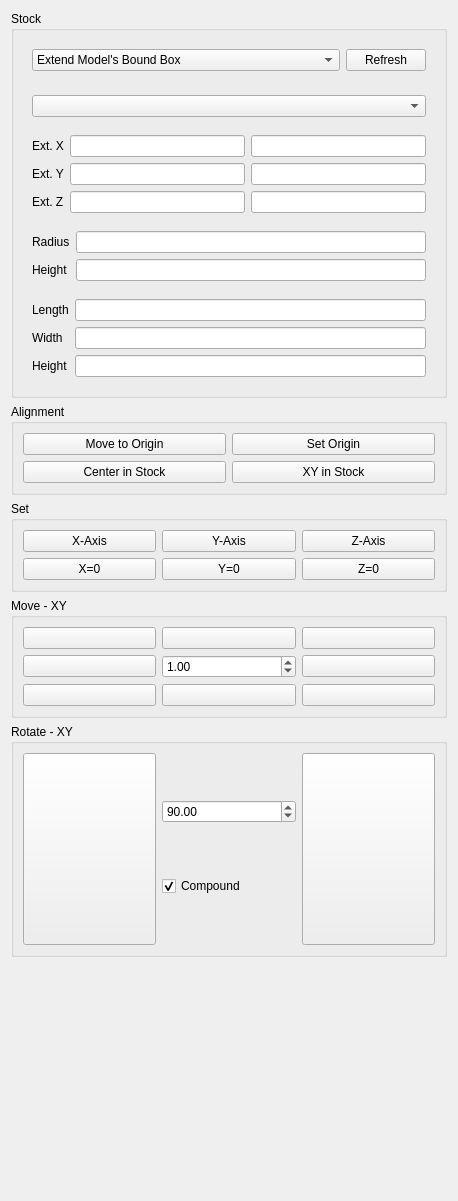
      <widget class="QWidget" name="page_3">
       <property name="geometry">
        <rect>
         <x>0</x>
         <y>0</y>
         <width>458</width>
         <height>1201</height>
        </rect>
       </property>
       <attribute name="label">
        <string>Layout</string>
       </attribute>
       <layout class="QVBoxLayout" name="verticalLayout_9">
        <item>
         <widget class="QGroupBox" name="stockGroup">
          <property name="title">
           <string>Stock</string>
          </property>
          <layout class="QVBoxLayout" name="verticalLayout_5">
           <property name="spacing">
            <number>0</number>
           </property>
           <item>
            <widget class="QWidget" name="widget_2" native="true">
             <layout class="QHBoxLayout" name="horizontalLayout_5">
              <item>
               <widget class="QComboBox" name="stock">
                <property name="sizePolicy">
                 <sizepolicy hsizetype="MinimumExpanding" vsizetype="Fixed">
                  <horstretch>0</horstretch>
                  <verstretch>0</verstretch>
                 </sizepolicy>
                </property>
                <property name="currentIndex">
                 <number>2</number>
                </property>
                <item>
                 <property name="text">
                  <string>Create Box</string>
                 </property>
                </item>
                <item>
                 <property name="text">
                  <string>Create Cylinder</string>
                 </property>
                </item>
                <item>
                 <property name="text">
                  <string>Extend Model's Bound Box</string>
                 </property>
                </item>
                <item>
                 <property name="text">
                  <string>Use Existing Solid</string>
                 </property>
                </item>
               </widget>
              </item>
              <item>
               <widget class="QPushButton" name="refreshStock">
                <property name="text">
                 <string>Refresh</string>
                </property>
               </widget>
              </item>
             </layout>
            </widget>
           </item>
           <item>
            <spacer name="horizontalSpacer">
             <property name="orientation">
              <enum>Qt::Horizontal</enum>
             </property>
             <property name="sizeHint" stdset="0">
              <size>
               <width>40</width>
               <height>6</height>
              </size>
             </property>
            </spacer>
           </item>
           <item>
            <widget class="QFrame" name="stockFromExisting">
             <layout class="QGridLayout" name="gridLayout_8">
              <item row="0" column="1">
               <widget class="QComboBox" name="stockExisting"/>
              </item>
             </layout>
            </widget>
           </item>
           <item>
            <widget class="QFrame" name="stockFromBase">
             <layout class="QGridLayout" name="gridLayout_9">
              <item row="1" column="3">
               <widget class="Gui::InputField" name="stockExtYpos"/>
              </item>
              <item row="0" column="1">
               <widget class="QLabel" name="stockExtXLabel">
                <property name="text">
                 <string>Ext. X</string>
                </property>
               </widget>
              </item>
              <item row="0" column="3">
               <widget class="Gui::InputField" name="stockExtXpos">
                <property name="sizePolicy">
                 <sizepolicy hsizetype="Expanding" vsizetype="Fixed">
                  <horstretch>0</horstretch>
                  <verstretch>0</verstretch>
                 </sizepolicy>
                </property>
               </widget>
              </item>
              <item row="1" column="1">
               <widget class="QLabel" name="stockExtYLabel">
                <property name="text">
                 <string>Ext. Y</string>
                </property>
               </widget>
              </item>
              <item row="0" column="2">
               <widget class="Gui::InputField" name="stockExtXneg"/>
              </item>
              <item row="2" column="1">
               <widget class="QLabel" name="stockExtZLabel">
                <property name="text">
                 <string>Ext. Z</string>
                </property>
               </widget>
              </item>
              <item row="2" column="2">
               <widget class="Gui::InputField" name="stockExtZneg"/>
              </item>
              <item row="2" column="3">
               <widget class="Gui::InputField" name="stockExtZpos"/>
              </item>
              <item row="1" column="2">
               <widget class="Gui::InputField" name="stockExtYneg"/>
              </item>
             </layout>
            </widget>
           </item>
           <item>
            <widget class="QFrame" name="stockCreateCylinder">
             <layout class="QGridLayout" name="gridLayout_10">
              <item row="0" column="2">
               <widget class="Gui::InputField" name="stockCylinderRadius"/>
              </item>
              <item row="1" column="2">
               <widget class="Gui::InputField" name="stockCylinderHeight"/>
              </item>
              <item row="0" column="1">
               <widget class="QLabel" name="stockCylinderRadiusLabel">
                <property name="text">
                 <string>Radius</string>
                </property>
               </widget>
              </item>
              <item row="1" column="1">
               <widget class="QLabel" name="stockCylinderHeightLabel">
                <property name="text">
                 <string>Height</string>
                </property>
               </widget>
              </item>
             </layout>
            </widget>
           </item>
           <item>
            <widget class="QFrame" name="stockCreateBox">
             <layout class="QGridLayout" name="gridLayout_11">
              <item row="0" column="1">
               <widget class="QLabel" name="stockBoxLengthLabel">
                <property name="text">
                 <string>Length</string>
                </property>
               </widget>
              </item>
              <item row="1" column="1">
               <widget class="QLabel" name="stockBoxWidthLabel">
                <property name="text">
                 <string>Width</string>
                </property>
               </widget>
              </item>
              <item row="0" column="2">
               <widget class="Gui::InputField" name="stockBoxLength"/>
              </item>
              <item row="2" column="2">
               <widget class="Gui::InputField" name="stockBoxHeight"/>
              </item>
              <item row="1" column="2">
               <widget class="Gui::InputField" name="stockBoxWidth"/>
              </item>
              <item row="2" column="1">
               <widget class="QLabel" name="stockBoxHeightLabel">
                <property name="text">
                 <string>Height</string>
                </property>
               </widget>
              </item>
             </layout>
            </widget>
           </item>
          </layout>
         </widget>
        </item>
        <item>
         <widget class="QGroupBox" name="modelAlignGroup">
          <property name="title">
           <string>Alignment</string>
          </property>
          <layout class="QGridLayout" name="gridLayout_2">
           <item row="2" column="0">
            <widget class="QPushButton" name="centerInStock">
             <property name="text">
              <string>Center in Stock</string>
             </property>
            </widget>
           </item>
           <item row="2" column="1">
            <widget class="QPushButton" name="centerInStockXY">
             <property name="text">
              <string>XY in Stock</string>
             </property>
            </widget>
           </item>
           <item row="0" column="1">
            <widget class="QPushButton" name="setOrigin">
             <property name="text">
              <string>Set Origin</string>
             </property>
            </widget>
           </item>
           <item row="0" column="0">
            <widget class="QPushButton" name="moveToOrigin">
             <property name="text">
              <string>Move to Origin</string>
             </property>
            </widget>
           </item>
          </layout>
         </widget>
        </item>
        <item>
         <widget class="QGroupBox" name="modelSetGroup">
          <property name="title">
           <string>Set</string>
          </property>
          <layout class="QGridLayout" name="gridLayout_5">
           <item row="0" column="0">
            <widget class="QPushButton" name="modelSetXAxis">
             <property name="text">
              <string>X-Axis</string>
             </property>
            </widget>
           </item>
           <item row="0" column="1">
            <widget class="QPushButton" name="modelSetYAxis">
             <property name="text">
              <string>Y-Axis</string>
             </property>
            </widget>
           </item>
           <item row="0" column="2">
            <widget class="QPushButton" name="modelSetZAxis">
             <property name="text">
              <string>Z-Axis</string>
             </property>
            </widget>
           </item>
           <item row="1" column="1">
            <widget class="QPushButton" name="modelSetY0">
             <property name="text">
              <string>Y=0</string>
             </property>
            </widget>
           </item>
           <item row="1" column="2">
            <widget class="QPushButton" name="modelSetZ0">
             <property name="text">
              <string>Z=0</string>
             </property>
            </widget>
           </item>
           <item row="1" column="0">
            <widget class="QPushButton" name="modelSetX0">
             <property name="text">
              <string>X=0</string>
             </property>
            </widget>
           </item>
          </layout>
         </widget>
        </item>
        <item>
         <widget class="QGroupBox" name="modelMoveGroup">
          <property name="title">
           <string>Move - XY</string>
          </property>
          <layout class="QGridLayout" name="gridLayout_3">
           <item row="0" column="1">
            <widget class="QPushButton" name="modelMoveUp">
             <property name="text">
              <string/>
             </property>
             <property name="icon">
              <iconset resource="../Path.qrc">
               <normaloff>:/icons/arrow-up.svg</normaloff>:/icons/arrow-up.svg</iconset>
             </property>
             <property name="iconSize">
              <size>
               <width>32</width>
               <height>32</height>
              </size>
             </property>
            </widget>
           </item>
           <item row="0" column="2">
            <widget class="QPushButton" name="modelMoveRightUp">
             <property name="text">
              <string/>
             </property>
             <property name="icon">
              <iconset resource="../Path.qrc">
               <normaloff>:/icons/arrow-right-up.svg</normaloff>:/icons/arrow-right-up.svg</iconset>
             </property>
             <property name="iconSize">
              <size>
               <width>32</width>
               <height>32</height>
              </size>
             </property>
            </widget>
           </item>
           <item row="0" column="0">
            <widget class="QPushButton" name="modelMoveLeftUp">
             <property name="text">
              <string/>
             </property>
             <property name="icon">
              <iconset resource="../Path.qrc">
               <normaloff>:/icons/arrow-left-up.svg</normaloff>:/icons/arrow-left-up.svg</iconset>
             </property>
             <property name="iconSize">
              <size>
               <width>32</width>
               <height>32</height>
              </size>
             </property>
            </widget>
           </item>
           <item row="1" column="2">
            <widget class="QPushButton" name="modelMoveRight">
             <property name="text">
              <string/>
             </property>
             <property name="icon">
              <iconset resource="../Path.qrc">
               <normaloff>:/icons/arrow-right.svg</normaloff>:/icons/arrow-right.svg</iconset>
             </property>
             <property name="iconSize">
              <size>
               <width>32</width>
               <height>32</height>
              </size>
             </property>
            </widget>
           </item>
           <item row="1" column="1">
            <widget class="QDoubleSpinBox" name="modelMoveValue">
             <property name="minimum">
              <double>-1000.000000000000000</double>
             </property>
             <property name="maximum">
              <double>1000.000000000000000</double>
             </property>
             <property name="value">
              <double>1.000000000000000</double>
             </property>
            </widget>
           </item>
           <item row="1" column="0">
            <widget class="QPushButton" name="modelMoveLeft">
             <property name="text">
              <string/>
             </property>
             <property name="icon">
              <iconset resource="../Path.qrc">
               <normaloff>:/icons/arrow-left.svg</normaloff>:/icons/arrow-left.svg</iconset>
             </property>
             <property name="iconSize">
              <size>
               <width>32</width>
               <height>32</height>
              </size>
             </property>
            </widget>
           </item>
           <item row="2" column="0">
            <widget class="QPushButton" name="modelMoveLeftDown">
             <property name="text">
              <string/>
             </property>
             <property name="icon">
              <iconset resource="../Path.qrc">
               <normaloff>:/icons/arrow-left-down.svg</normaloff>:/icons/arrow-left-down.svg</iconset>
             </property>
             <property name="iconSize">
              <size>
               <width>32</width>
               <height>32</height>
              </size>
             </property>
            </widget>
           </item>
           <item row="2" column="1">
            <widget class="QPushButton" name="modelMoveDown">
             <property name="text">
              <string/>
             </property>
             <property name="icon">
              <iconset resource="../Path.qrc">
               <normaloff>:/icons/arrow-down.svg</normaloff>:/icons/arrow-down.svg</iconset>
             </property>
             <property name="iconSize">
              <size>
               <width>32</width>
               <height>32</height>
              </size>
             </property>
            </widget>
           </item>
           <item row="2" column="2">
            <widget class="QPushButton" name="modelMoveRightDown">
             <property name="text">
              <string/>
             </property>
             <property name="icon">
              <iconset resource="../Path.qrc">
               <normaloff>:/icons/arrow-right-down.svg</normaloff>:/icons/arrow-right-down.svg</iconset>
             </property>
             <property name="iconSize">
              <size>
               <width>32</width>
               <height>32</height>
              </size>
             </property>
            </widget>
           </item>
          </layout>
         </widget>
        </item>
        <item>
         <widget class="QGroupBox" name="modelRotateGroup">
          <property name="title">
           <string>Rotate - XY</string>
          </property>
          <layout class="QGridLayout" name="gridLayout_6">
           <item row="0" column="1">
            <widget class="QWidget" name="widget_5" native="true">
             <layout class="QVBoxLayout" name="verticalLayout_18">
              <property name="leftMargin">
               <number>0</number>
              </property>
              <property name="topMargin">
               <number>0</number>
              </property>
              <property name="rightMargin">
               <number>0</number>
              </property>
              <property name="bottomMargin">
               <number>0</number>
              </property>
              <item>
               <widget class="QDoubleSpinBox" name="modelRotateValue">
                <property name="minimum">
                 <double>-180.000000000000000</double>
                </property>
                <property name="maximum">
                 <double>360.000000000000000</double>
                </property>
                <property name="value">
                 <double>90.000000000000000</double>
                </property>
               </widget>
              </item>
              <item>
               <widget class="QCheckBox" name="modelRotateCompound">
                <property name="text">
                 <string>Compound</string>
                </property>
                <property name="checked">
                 <bool>true</bool>
                </property>
               </widget>
              </item>
             </layout>
            </widget>
           </item>
           <item row="0" column="0">
            <widget class="QPushButton" name="modelRotateLeft">
             <property name="sizePolicy">
              <sizepolicy hsizetype="Minimum" vsizetype="MinimumExpanding">
               <horstretch>0</horstretch>
               <verstretch>0</verstretch>
              </sizepolicy>
             </property>
             <property name="text">
              <string/>
             </property>
             <property name="icon">
              <iconset resource="../Path.qrc">
               <normaloff>:/icons/arrow-ccw.svg</normaloff>:/icons/arrow-ccw.svg</iconset>
             </property>
             <property name="iconSize">
              <size>
               <width>32</width>
               <height>32</height>
              </size>
             </property>
            </widget>
           </item>
           <item row="0" column="2">
            <widget class="QPushButton" name="modelRotateRight">
             <property name="sizePolicy">
              <sizepolicy hsizetype="Minimum" vsizetype="MinimumExpanding">
               <horstretch>0</horstretch>
               <verstretch>0</verstretch>
              </sizepolicy>
             </property>
             <property name="text">
              <string/>
             </property>
             <property name="icon">
              <iconset resource="../Path.qrc">
               <normaloff>:/icons/arrow-cw.svg</normaloff>:/icons/arrow-cw.svg</iconset>
             </property>
             <property name="iconSize">
              <size>
               <width>32</width>
               <height>32</height>
              </size>
             </property>
            </widget>
           </item>
          </layout>
         </widget>
        </item>
        <item>
         <spacer name="verticalSpacer_2">
          <property name="orientation">
           <enum>Qt::Vertical</enum>
          </property>
          <property name="sizeHint" stdset="0">
           <size>
            <width>20</width>
            <height>195</height>
           </size>
          </property>
         </spacer>
        </item>
       </layout>
      </widget>
